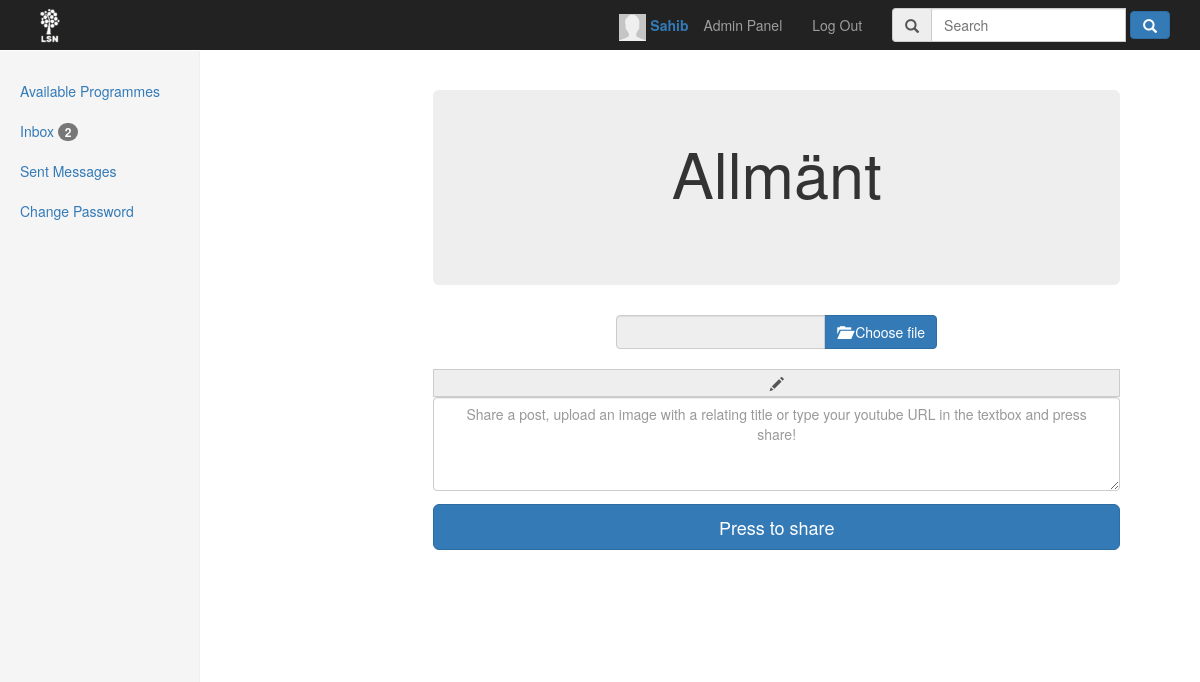
The app's page /Feed/index.php?PUCourseLocation (signed in), older data.
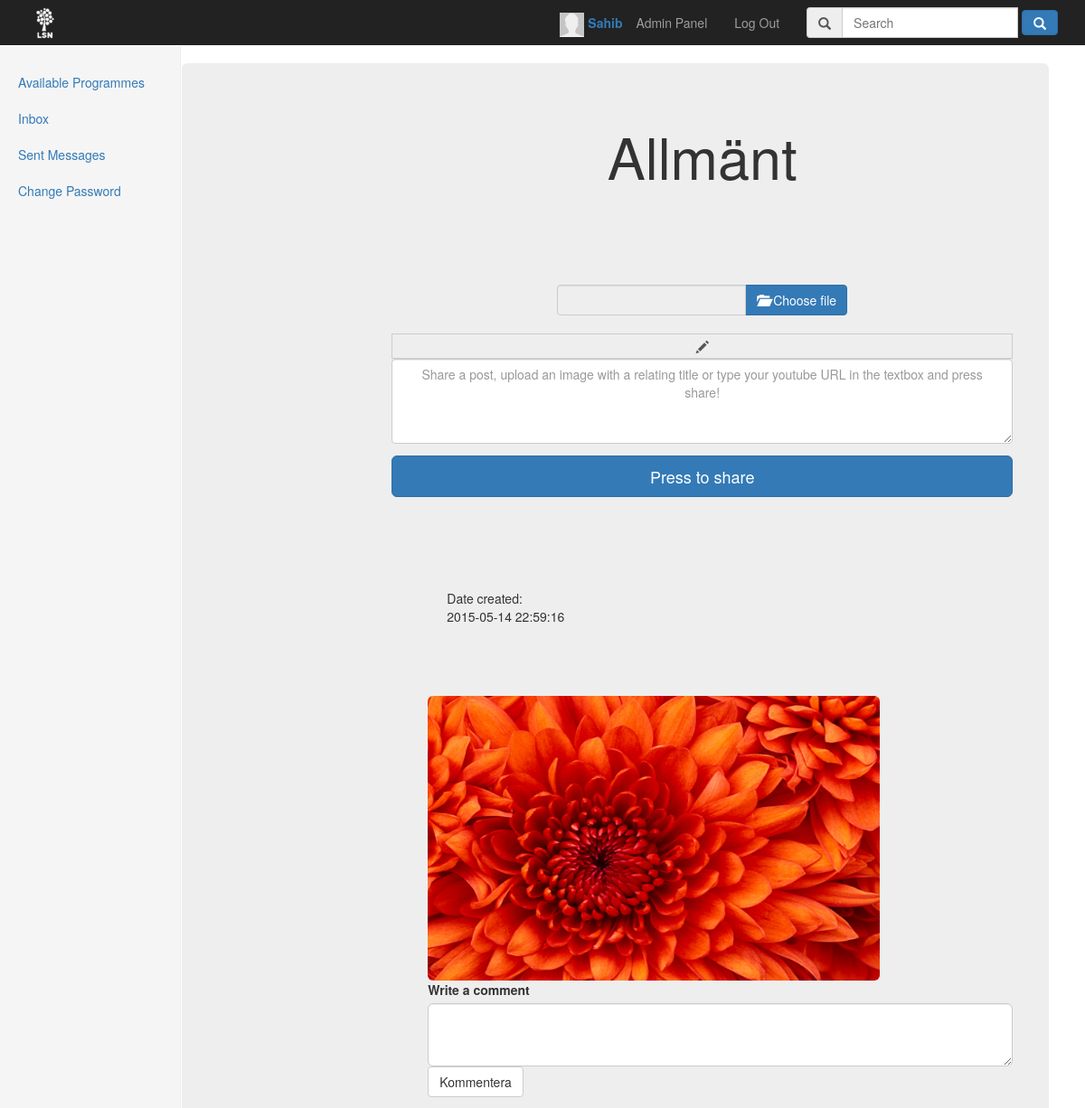
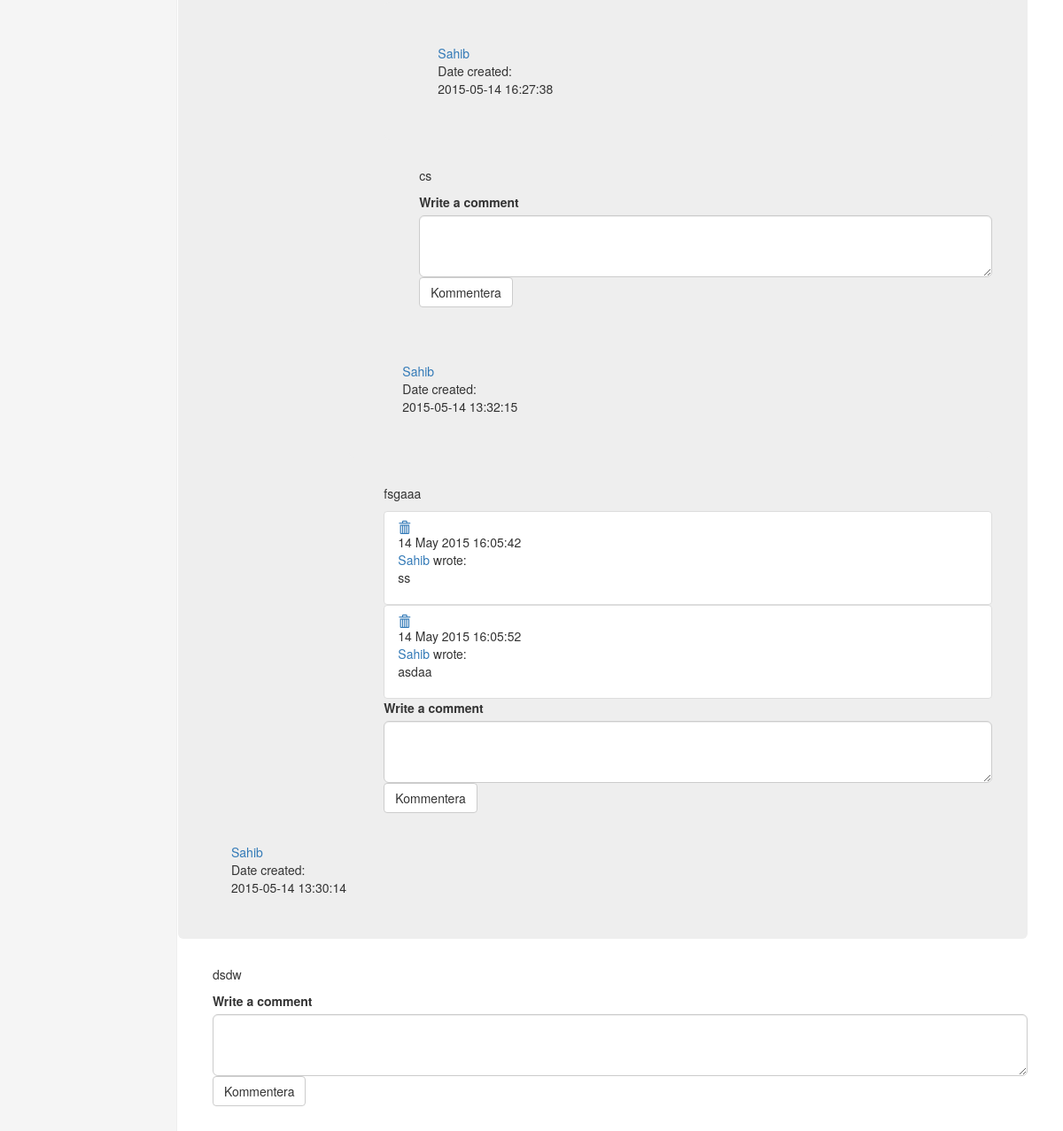
The same page, newer data (2 pictures, top to bottom).
### tables this page shows
CREATE TABLE IF NOT EXISTS `feed` (
  `id` int(11) NOT NULL AUTO_INCREMENT,
  `imgName` varchar(255) DEFAULT NULL,
  `Title` varchar(255) DEFAULT NULL,
  `Post` varchar(255) DEFAULT NULL,
  `code` varchar(255) DEFAULT NULL,
  `Date` timestamp NOT NULL DEFAULT CURRENT_TIMESTAMP,
  `UserId` int(11) DEFAULT NULL,
  `CourseId` int(11) DEFAULT NULL,
  `RssLink` varchar(255) DEFAULT NULL,
  PRIMARY KEY (`id`),
  UNIQUE KEY `id` (`id`),
  UNIQUE KEY `imgName` (`imgName`,`code`),
  KEY `id_2` (`id`),
  KEY `UserId` (`UserId`),
  KEY `CourseId` (`CourseId`)
);

CREATE TABLE IF NOT EXISTS `user` (
  `UserId` int(11) NOT NULL AUTO_INCREMENT,
  `Username` varchar(20) NOT NULL,
  `email` varchar(40) NOT NULL,
  `Hash` varchar(255) NOT NULL,
  `Role` int(11) NOT NULL DEFAULT '3',
  `passreset` int(11) NOT NULL,
  `imgName` varchar(255) DEFAULT NULL,
  `date` timestamp NULL DEFAULT CURRENT_TIMESTAMP,
  PRIMARY KEY (`UserId`),
  UNIQUE KEY `Name` (`Username`),
  UNIQUE KEY `email` (`email`),
  KEY `Id` (`UserId`),
  KEY `Id_2` (`UserId`),
  KEY `Id_3` (`UserId`),
  KEY `UserId` (`UserId`)
);

CREATE TABLE IF NOT EXISTS `comments` (
  `CommentId` int(10) unsigned NOT NULL AUTO_INCREMENT,
  `body` text NOT NULL,
  `date` timestamp NOT NULL DEFAULT CURRENT_TIMESTAMP,
  `id` int(10) NOT NULL,
  `UserId` int(11) NOT NULL,
  `CourseId` int(11) DEFAULT NULL,
  PRIMARY KEY (`CommentId`),
  KEY `PostId` (`id`),
  KEY `id` (`id`),
  KEY `UserId` (`UserId`)
);

### Feed/Model/Dao/Repository.php (called while the page is built, shortened)
<?php
abstract class Repository
{
	protected $dbConnection;
    protected function connection()
    {
	    try
	    {
	    	if ($this->dbConnection == null)
	    	{
	            $this->dbConnection = new PDO(Settings::$DB_CONNECTION, Settings::$DB_USERNAME, Settings::$DB_PASSWORD);
		        $this->dbConnection->setAttribute(PDO::ATTR_ERRMODE, PDO::ERRMODE_EXCEPTION);
		        return $this->dbConnection;
	    	}
		}
		catch (Exception $e)
		{
			error_log($e->getMessage() . "\n", 3, Settings::$ERROR_LOG);
	    	if (Settings::$DO_DEBUG)
	    	{
	        	throw $e;
	        }
		}
  	}
}

### Feed/Model/LoginModel.php (called while the page is built, shortened)
<?php
require_once('Model/Dao/UserRepository.php');
class LoginModel{
    public function getId()
    {
        return $_SESSION['id'];
    }
}

### Feed/Model/Dao/MessagesRepository.php (called while the page is built, shortened)
<?php
require_once('Model/Dao/Repository.php');
 class MessagesRepository extends Repository
 {
	private static $UserId = "UserId";
	private static $Open = "Open";
	private $db;
	private $table;
	public function __construct() {
		$this->table = "messages";
		$this->db = $this->connection();
	}
 	public function getIfOpenOrNot($userId) {
 		try
		{
			$sql = "SELECT * FROM $this->table WHERE ".self::$UserId."= ?";
			$query = $this->db->prepare($sql);
			$params = array($userId);
			$query->execute($params);
			$results = $query->fetchAll();
 			if ($results) {
 				$counter = 0;
 			  foreach($results as $result) {
 					if ($result[self::$Open] == 0) {
						$counter++;
					}
			  }
					return $counter;
 			}
 			return NULL;
		}
		catch (PDOException $e)
		{
			echo "PDOException : " . $e->getMessage();
		}
 	}
 }

### Feed/index.php (called while the page is built, shortened)
<?php
require_once("View/BaseView.php");
try
{
	$masterController = new MasterController();
	$html = $masterController->doControll();
}
catch (Exception $e)
{
	error_log($e->getMessage() . "\n", 3, Settings::$ERROR_LOG);
	if (Settings::$DO_DEBUG)
	{
		throw $e;
	}
}
?>

### Feed/Model/Dao/CourseRepository.php (called while the page is built, shortened)
<?php
require_once('Model/Dao/Repository.php');
 class CourseRepository extends Repository
 {
	private $db;
	private $courseTable;
 	private static $courseID = "CourseId";
	public function __construct() {
		$this->courseTable = "course";
		$this->feedTable = "feed";
		$this->db = $this->connection();
	}
	public function getCourseName($id)
	{
		try{
		$sql = "SELECT * FROM $this->courseTable  WHERE " . self::$courseID . " = ?";
		$params = array($id);
		$query = $this->db->prepare($sql);
		$query->execute($params);
		$result = $query->fetch();
		return $result['CourseName'];
	}
		catch (PDOException $e)
		{
			echo "PDOException : " . $e->getMessage();
		}
	}
 public function getRSS($courseId)
	{
		try{
		$sql = "SELECT RssLink FROM $this->feedTable  WHERE " . self::$courseID . "= ?";
		$params = array($courseId);
		$query = $this->db->prepare($sql);
		$query->execute($params);
		$result = $query->fetch();
		return $result['RssLink'];
	}
		catch (PDOException $e)
		{
			echo "PDOException : " . $e->getMessage();
		}
	}
 }

### Feed/Model/Dao/PostRepository.php (called while the page is built, shortened)
<?php
require_once('Model/Dao/Repository.php');
 class PostRepository extends Repository
 {
	private static $id  = "id";
	private $db;
	private $table;
	public function __construct() {
		$this->table = "feed";
		$this->db = $this->connection();
	}
	public function checkRSS($link)
	{
		try
		{
			$sql = "SELECT * FROM $this->table WHERE RssLink = ?";
			$query = $this->db->prepare($sql);
			$params = array($link);
			$query->execute($params);
			$rssArray = $query->fetchAll();
			return true;
		}
		catch (PDOException $e)
		{
			echo "PDOException : " . $e->getMessage();
		}
 }
	public function getPosts($courseId, $link)
	{
		$test = $this->checkRSS($link);
		if($test === true){
		try
		{
			$sql = "SELECT * FROM $this->table WHERE CourseId = ? ORDER BY (" .  self::$id . ") DESC LIMIT 0, 4";
			$query = $this->db->prepare($sql);
			$params = array($courseId);
			$query->execute($params);
			$feedItems = $query->fetchAll();
			return $feedItems;
		}
		catch (PDOException $e)
		{
			echo "PDOException : " . $e->getMessage();
		}
		}
	}
 }

### Feed/Model/PostItems.php (called while the page is built, shortened)
<?php
class PostItems
{
	private $userId;
	private $imgName;
	private $post;
	private $id;
	public $date;
	public function __construct($id, $userId, $imgName, $post, $Ptitle, $code, $date, $link, $creator, $rssPost, $rssTitle)
	{
		$this->userId = $userId;
		$this->imgName = $imgName;
		$this->post = $post;
		$this->id = $id;
		$this->date = $date;
	}
	public function getid()
	{
		return $this->id;
	}
	public function getUserId()
	{
		return $this->userId;
	}
	public function getImgName()
	{
		return $this->imgName;
	}
	public function getPost()
	{
		return $this->post;
	}
	public function getDate()
	{
		return $this->date;
	}
}

### Feed/Model/Dao/UserRepository.php (called while the page is built, shortened)
<?php
require_once("Model/Dao/Repository.php");
class UserRepository extends Repository
{
	private static $userId = 'userid';
	private $db;
	public function __construct()
	{
		$this->dbTable = 'user';
		$this->db = $this->connection();
	}
	public function getUsernameFromId($id)
	{
		try{
		$sql = "SELECT * FROM $this->dbTable WHERE " . self::$userId . "= ?";
		$params = array($id);
		$query = $this->db->prepare($sql);
		$query->execute($params);
		$result = $query->fetch();
		return $result['Username'];
	}
	catch (PDOException $e)
		{
			echo "PDOException : " . $e->getMessage();
		}
	}
}

### Feed/Model/Dao/CommentRepository.php (called while the page is built, shortened)
<?php
require_once('Model/Dao/Repository.php');
class CommentRepository extends Repository {
	private static $id = "id";
	private $db;
	public function __construct()
	{
		$this->db = $this->connection();
		$this->dbTable = "comments";
	}
	public function GetCommentsForPost($id)
	{
		$comments = array();
		try
		{
			$sql = "SELECT * FROM $this->dbTable WHERE " .  self::$id . " = ?";
			$params = array($id);
			$query = $this->db->prepare($sql);
			$query->execute($params);
			$results = $query->fetchAll();
			foreach ($results as $result)
			{
				$comments[] = new Comment($result, $result['UserId']);
			}
			return $comments;
		}
		catch (PDOException $e)
		{
			echo "PDOException : " . $e->getMessage();
		}
	}
}

### Feed/View/FeedView.php (the view, shortened to what the changed rows need)
﻿<?php
require_once('Model/Dao/CourseRepository.php');
require_once('Model/Dao/PostRepository.php');
require_once('Model/LoginModel.php');
require_once('Model/PostItems.php');
require_once('Model/Dao/CommentRepository.php');
require_once('Model/Dao/MessagesRepository.php');
require_once('View/UploadView.php');
require_once('View/BaseView.php');
class FeedView extends BaseView{
private $courseRepository;
protected $loginModel;
private $postRepository;
private $commentRepository;
private $messagesRepository;
  public function __construct(LoginModel $model){
    $this->courseRepository = new CourseRepository();
    $this->postRepository = new PostRepository();
    $this->loginModel = $model;
    $this->userRepository = new UserRepository();
    $this->commentRepository = new CommentRepository();
    $this->uploadView = new UploadView();
    $this->messagesRepository = new MessagesRepository();
  }
      public function GetFeedHTML($courseId)
      {
        $linkRSS = $this->courseRepository->getRSS($courseId);
        $feedItems = $this->postRepository->getPosts($courseId, $linkRSS);
        $items = array();
        $html = $this->cssView("News feed");
          $open = $this->messagesRepository->getIfOpenOrNot($this->loginModel->getId());
                      if ($open != null) {
                           if ($open == 1) {
                         $html .= '<li><a name="Inbox" href="?' . $this->inboxLocation ."&".$this->id."=".$this->loginModel->getId().'">Inbox <span class="badge">1</span></a></li>';
                       }
                       else {
                           $html .= '<li><a name="Inbox" href="?' . $this->inboxLocation ."&".$this->id."=".$this->loginModel->getId().'">Inbox  <span class="badge">' . $open . '</span></a></li>';
                       }
                      }
                      else {
                          $html .= '<li><a name="Inbox" href="?' . $this->inboxLocation ."&".$this->id."=".$this->loginModel->getId().'">Inbox</a></li><span class="sr-only">(current)</span></a></li>';
                      }
                  $html .= '<li><a name="Inbox" href="?' . $this->sendLocation ."&".$this->id."=".$this->loginModel->getId().'">Sent Messages</a></li>'.
                  '<li><a href="?' . $this->changePasswordLocation . '">Change Password</span></a></li>
                  </ul>
                </div>';
        $html .= '<div class="col-sm-9 col-sm-offset-3 col-md-10 col-md-offset-2 main">
                ' . $this->message . '';
        $html .="<div class='jumbotron'>
        <h1 class='page-header' style='text-align:center'>" . $this->courseRepository->getCourseName($courseId) . "</h1></div>
        <div class='content'>";
        $html .= $this->uploadView->RenderUploadForm($courseId);
        $html .= "<ul id='items'>";
      if($feedItems != null){
        foreach ($feedItems as $value) {
         $postItems = new PostItems($value['id'], $value['UserId'], $value['imgName'], $value['Post'], $value['Title'], $value['code'], date('Y-m-d H:i:s', strtotime($value['Date'])), null, null, null, null);
         $items[] = $postItems;
        }
      }
     usort($items, array($this,'sortFeedItemsByDate'));
     foreach ($items as $key) {
       $html .= "<div class='post' id='post" . $key->getid(). "'>";
       $html .="<div class='jumbotron' style='margin-left:-39px;'>";
                        $posts = $key->getPost();
                        if ($key->getPost() != null || $key->getPost() != "" || !empty($posts)){
                        $usrIds = $key->getUserId();
                        if ($key->getUserId() != null || $key->getUserId() != "" || !empty($usrIds)) {
                          $html .= "<a href='?profile&id=" . $key->getUserId() . "'>" . $this->userRepository->getUsernameFromId($key->getUserId()) . "</a></br>";
                        }}
                        $html .="Date created:</br> ".$key->getDate()."</br></div>";
                        $normalPosts = $key->getPost();
                         if ($key->getPost() != null || $key->getPost() != "" || !empty($normalPosts)){
                            $html .=   "<div class='text-values'><p>" . $key->getPost() . "</p></div></div>";
                        }
                $imgName = $key->getImgName();
                if (empty($imgName) == false)
                {
                    $html .= "<img class='img-rounded' src='View/Images/" . $key->getImgName() . "' width='500' height='315'>";
                }
                $html .= "
                </form>
                ";
                $comments = $this->commentRepository->GetCommentsForPost($key->getid());
                 if (empty($comments) == false)
                {
                    foreach ($comments as $comment)
                    {
                        $data = $comment->GetData();
                        $data['date'] = strtotime($data['date']);
                        $html .= '<div class="comment" id ="comment' .  $data["CommentId"] . '">';
                        if ($this->loginModel->getId() == $comment->GetUserId() || $this->loginModel->isAdmin()) {
                            $html .=
                            '
                             <li class="list-group-item">
                            <a href="#" class="delete_button" id="' . $data["CommentId"] . '">
                            <span class=""><i class="glyphicon glyphicon-trash"></i></span>
                            </a>';
                        }
                        $html .= '<div class="date">' . date('j F Y H:i:s', $data['date']) . '</div>
                        <a href="?profile&id=' . $comment->GetUserId() . '">' . $this->userRepository->getUsernameFromId($comment->GetUserId()) . '</a> wrote: <p>' . $data['body'] . '</p>
                        </div>';
                    }
                }
                 $html .= "<div id='addCommentContainer" . $key->getid() . "' class='addCommentContainer'>
                    <form class='comment-form' method='post' action=''>
                        <div>
                            <input type='hidden' id='courseid' name='courseid' value='" . $courseId . "'>
                            <input type='hidden' id='" . $this->id . "' name='" . $this->id . "' value='" . $key->getid() . "'>
                            <label for='body'>Write a comment</label>".
                            "<textarea name='body' id='body' maxlength='250' cols='20' class='form-control input-lg'></textarea>
                            <input type='submit' id='submit' value='Kommentera' class='btn btn-default'/>".
                        "</div>
                    </form>
                </div>
                </div>";
        }
         $html .= "<script type='text/javascript'>var course_id = " . $courseId . ";</script>
                </ul>
                </div>";
           $html .= '
           </div><p id="loader"><img src="images/ajax-loader.gif"></p>
           <script type="text/javascript" src="js/GetLatestItems.js"></script>
            </body>
          </html>';
        return $html;
    }
}

Row changes from the older to the newer data that the page shows:
added feed: Date "2015-05-14 22:59:16", imgName (picture)
added feed: UserId.Username "Sahib", Date "2015-05-14 16:27:38", Post "cs"
added feed: UserId.Username "Sahib", Date "2015-05-14 13:32:15", Post "fsgaaa"
added comments: date "14 May 2015 16:05:42", UserId.Username "Sahib", body "ss"
added comments: date "14 May 2015 16:05:52", UserId.Username "Sahib", body "asdaa"
added feed: UserId.Username "Sahib", Date "2015-05-14 13:30:14", Post "dsdw"
Text that changed along with them:
$open: "2" → (not shown)
